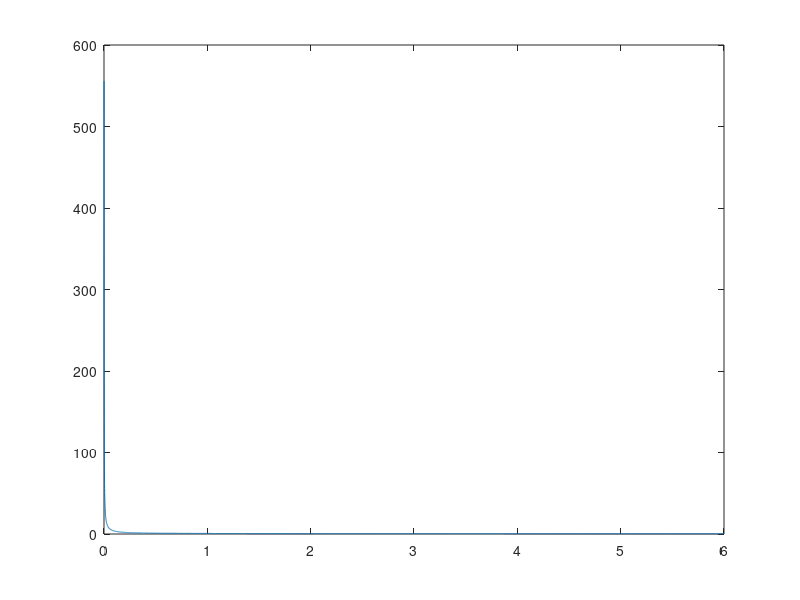

MATLAB code to generate this figure: (Note: this script raises an error after producing the figure.)
S = 1;
h = 1;
E1 = 1;
E2 = 0.5*E1;
sig0 = 1;

c0 = 2*sig0/(h*E1);


C = linspace(0, 3*c0 + 1*(c0==0), 10000);

x0 = ((1-E2/E1)*sig0 + C*h*E2)./(C*(E1+E2));

figure;
plot(C, x0);
hold on
% plot(C, x0bis);
xline(c0, '--');
yline(h/2, '--');
ylim([0, 1.5*h]);

%% figure courbure-moment

M0 = C*E1*h^2/2*S;
M1 = S *( C.*x0.^2*E1 + C.*(h-x0).^2*E2 + (h-x0)*(1-E2/E1)*sig0);
M1bis = S *( C*h^2*E1*E2/(E1+E2) + h*(E1-E2)/(E1+E2)*sig0);
M = M0.*(C <= c0) + M1.*(C > c0);
Mbis = M0.*(C <= c0) + M1bis.*(C > c0);

fig = figure;
plot([flip(-C), C], [flip(-M), M], 'LineWidth', 2);
hold on
ax = gca;
ax.ColorOrderIndex = ax.ColorOrderIndex - 1;
plot([flip(-C), C], [flip(-M0), M0], '--', 'LineWidth', 2);
% plot([flip(-C), C], [flip(-Mbis), Mbis], '-.', 'LineWidth', 2);
% plot( C, M2, '--');
% plot(flip(-C), flip(-M2), '--');
% xline(c0, '--');
plot(-c0*[1 1], [ax.YLim(1), -c0*E1*h^2/2*S], ':k');
plot(c0*[1 1], [ax.YLim(1), c0*E1*h^2/2*S], ':k');
xline(0, '-');
yline(0, '-');

xlim(max(C)*[-1 1]);

xticks([-c0, 0, c0]);
xticklabels({'-c_0', '0', 'c_0'});
yticks(0);
xlabel('Courbure')
ylabel('Moment')

fig.Position(3:4) = [380 300];

set(fig,'renderer','Painters');
% set(gca, 'XAxisLocation', 'origin', 'YAxisLocation', 'origin')


%% figure deformation-contrainte

sigma0 = 0.35;

fig = figure;
fig.Position(3:4) = [380 300];
plot([-1 sigma0 1], [-1 sigma0 sigma0+E2/E1*(1-sigma0)], 'LineWidth', 2);
hold on
ax = gca;
ax.ColorOrderIndex = ax.ColorOrderIndex - 1;
plot([-1 1], [-1 1], '--', 'LineWidth', 2);
plot([-1 sigma0], [sigma0 sigma0], ':k');
fig.Position(3:4) = [380 300];
xlim([-1 1]);
ylim(1.1*[-1 1]);
xline(0, '-');
yline(0, '-');

xlabel('Déformation')
ylabel('Contrainte')
% xlabel('\epsilon', 'FontSize', 15)
% ylabel('\sigma', 'FontSize', 15)

xticks([0]);
yticks([0 sigma0]);
yticklabels({'0', '-\sigma_0'});

text((-1+sigma0)/2, (-1+sigma0)/2, 'E', 'VerticalAlignment', 'top');
text((1+sigma0)/2, sigma0+0.5*(1-sigma0)/2, 'E''', 'VerticalAlignment', 'top');
